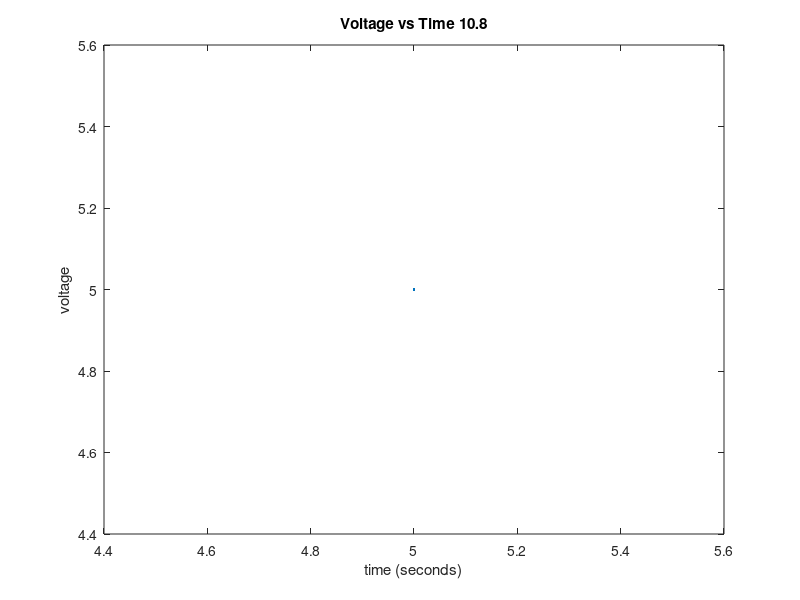

Here is the MATLAB script that generated this plot:

y_0 = input('Initial condition: ');
t_0 = input('t initial? ');
h = input('step? ');
t_end = input('end value of t? ');
vval = [];
xni = -10*y_0;
for t = [t_0:h:t_end]
    xn = xni;
    disp(['At t = ', num2str(t), ', y'' = ', num2str(xn)])
    k1n = [xn, t];
    k2n = [xn + (k1n* h/2), t + h/2];
    k3n = [xn + (k2n* h/2), t + h/2];
    k4n = [xn + (k3n* h/2), t + h/2];
    xnp1 = xn + (h/6)*(k1n(1) + 2*k2n(1) + 2*k3n(1) + k4n(1));
    v = -0.1 * xn;
    vval(length(vval)+1) = v;
    xni = xnp1;
end
t1 = [t_0:h:t_end];
plot(t1, vval)

xlabel('time (seconds)')
ylabel('voltage')
title('Voltage vs Time 10.8')
